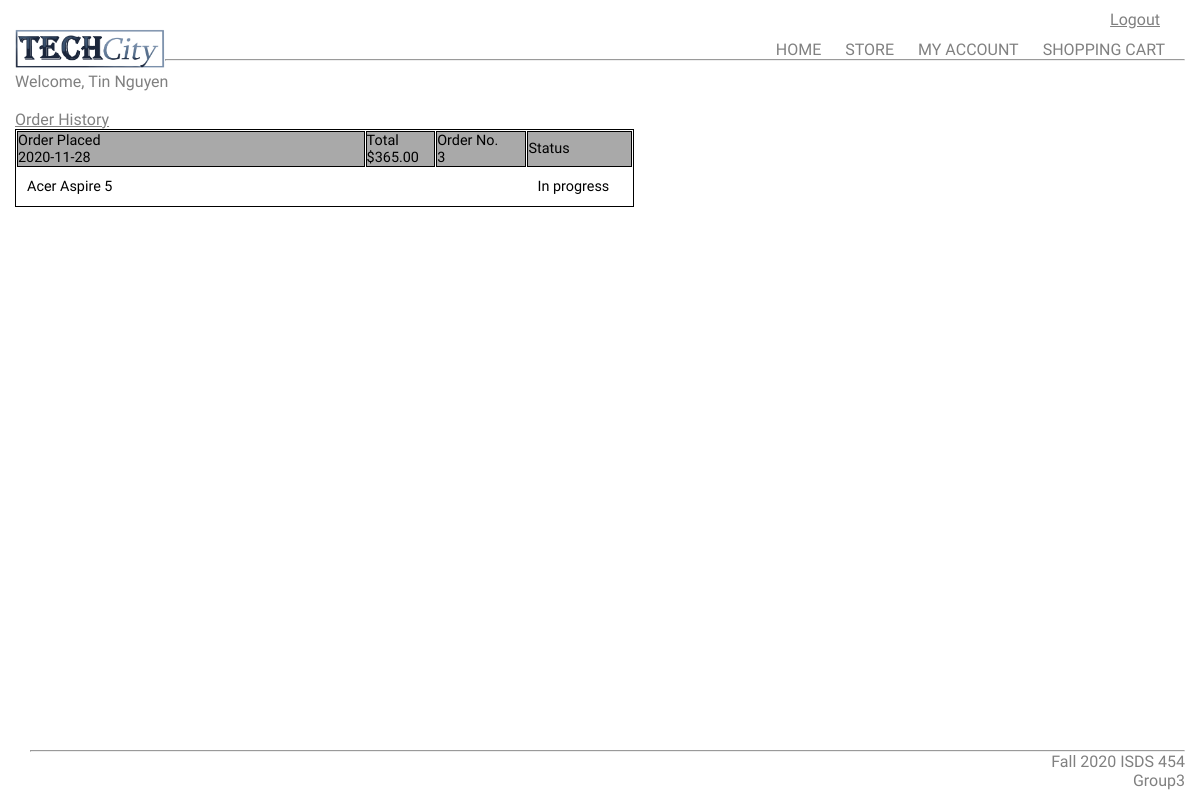
/myaccount.php (signed in), run on an earlier commit of the app's database.
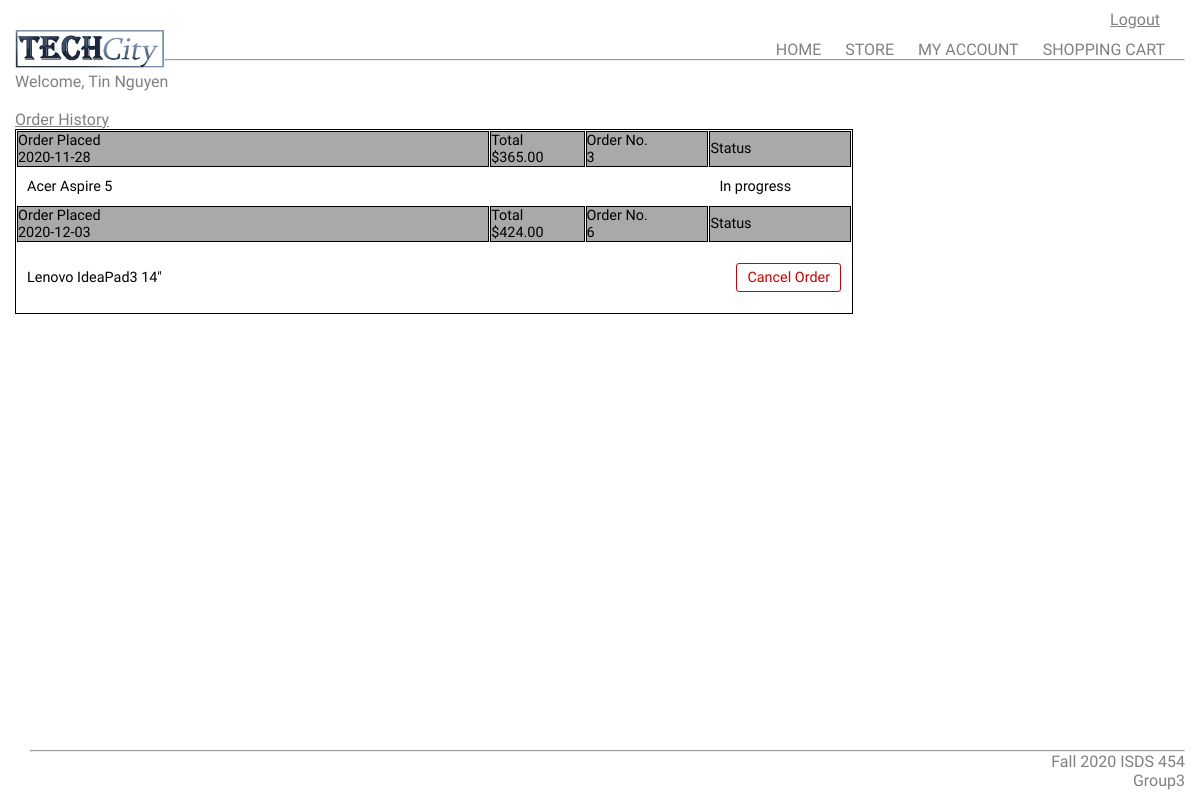
And on a later commit of the database.
### tables this page shows
CREATE TABLE `orders` (
  `OrderID` int(11) NOT NULL,
  `CustomerID` int(11) NOT NULL,
  `ProductID` int(11) NOT NULL,
  `Cost` decimal(10,2) NOT NULL,
  `OrderDate` date NOT NULL,
  `OrderStatus` varchar(40) NOT NULL
);

CREATE TABLE `inventory` (
  `ProductID` int(11) NOT NULL,
  `ProductName` varchar(50) NOT NULL,
  `ProductType` varchar(20) NOT NULL,
  `ProductDescription` varchar(300) NOT NULL,
  `Storage` varchar(50) NOT NULL,
  `CPU` varchar(50) NOT NULL,
  `DisplaySpec` varchar(50) NOT NULL,
  `RamSpec` varchar(50) NOT NULL,
  `OSSpec` varchar(50) NOT NULL,
  `Quantity` int(11) NOT NULL,
  `Cost` decimal(10,2) NOT NULL,
  `ProductImage` varchar(100) NOT NULL,
  `Quantity_Sold` int(11) NOT NULL
);

### myaccount.php (the view, shortened to what this page needs)
<?php include('include/header.php');?>
<?php
include "include/db_conn.php";
$id = $_SESSION['id'];
?>
    <a>Welcome, <?php echo $_SESSION['fname']; ?> <?php echo $_SESSION['lname']; ?></a>
    <br>
    <br>
    <a><u>Order History</u></a>
<?php
$sql = "SELECT * FROM orders WHERE CustomerID = $id";
$result = mysqli_query($conn, $sql);
$resultCheck = mysqli_num_rows($result);
if($resultCheck >0)
{ ?>
    <table class="tbl-cart" cellpadding="10" cellspacing="1">
    <tbody>
            <?php
        while($row = mysqli_fetch_assoc($result)){
            $productID = $row["ProductID"];
            $findinfo = mysqli_query($conn, "SELECT * FROM Inventory WHERE ProductID = $productID");
                $resultrow = mysqli_fetch_assoc($findinfo);
                $productname = $resultrow['ProductName'];
            ?>
            <tr>
            <th style="text-align:left;" width="50%">Order Placed <br>
                <?=$row["OrderDate"];?></th>
            <th style="text-align:left;" width="10%">Total <br>
                $<?=$row["Cost"];?></th>
            <th style="text-align:left;" width="13%">Order No. <br>
                <?=$row["OrderID"];?></th>
            <th style="text-align:left;" width="15%">Status</th>
            </tr>
            <tr>
            <td colspan="3" style="text-align:left; padding: 10px;"><?=$productname;?></td>
            <td  style="text-align:left; padding: 10px;">
               <?php
                if($row["OrderStatus"] == "In Progress"){
                    ?><a href="cancelorder.php?action=<?=$row["OrderID"];?>" id="btnEmpty" >Cancel Order</a> <?php
                }
                else if($row["OrderStatus"] == "Delivered"){
                    echo "Delivered";
                    ?><br><a href="writereview.php?action=review" method = "post" class="btn" value="review">Write Review</a> <?php
                } else{
                    echo $row["OrderStatus"];
                }
            ?>
            </td>
            </tr>
            <?php
        } ?>
           </tbody>
    </table>
       <?php
    }
?>
<?php
        include('include/footer.php');
?>

### include/header.php (shortened to what this page needs)
<!DOCTYPE html>
<html lang="en" xmlns="http://www.w3.org/1999/xhtml">
<head>
    <link rel=" stylesheet" type="text/css" href="include/style.css" />
    <link href="include/style.css" type="text/css" rel="stylesheet" />
    <link rel="stylesheet" href="include/reviewstyle.css">
    <link rel="stylesheet" href="/your-path-to-fontawesome/css/fontawesome.css">
    <link rel="stylesheet" href="include/orderstyle.css">
</head>
<?php
    if (isset($_SESSION['id']) && isset($_SESSION['username'])){
        ?>
            <div class ="header">
                <a href="logout.php"><u>Logout</u></a>
            </div>
        <?php }
?>
<body>
    <div class = "container">
        <div class= "Navbar">
            <div class="logo">
                <img src="images\logo.png" width="150px">
                </div>
        <nav>
            <ul id="MenuItems">
                <li><a href = "index.php">HOME</a></li>
                <li><a href = "store.php">STORE</a></li>
                    <?php
                    if(isset($_SESSION['username'])){ ?>
                    <li><a href = "myaccount.php">MY ACCOUNT</a></li>
                    <?php } ?>
                <li><a href = "shoppingcart.php">SHOPPING CART</a></li>
            </ul>
            <hr>
        </nav>
    </div>

### include/footer.php (shortened to what this page needs)
        <div class = "footer">
            <div class="container">
                <hr>
                <a style ="margin-left:20px"> Fall 2020 ISDS 454 <br> Group3</a>
                </div>
            </div>
        </div>
</body>
</html>

### include/style.css (style rules this page uses)
* { margin:0; padding: 0; box-sizing:border-box; }
body { font-family: 'Cairo', sans-serif; min-height: 200px; margin-bottom: 200px; clear: both; }
a { text-decoration:none; text-align:left; color: #808080; }
.container { max-width:2000px; margin:auto; padding-left:15px; padding-right:15px; }
.header { flex: 1; text-align: right; padding-top:10px; padding-right:40px; }
.Navbar { display: flex; align-items:center; }
nav { flex: 1; text-align: right; }
nav ul { display:inline-block; list-style-type:none; }
nav ul li { display:inline-block; list-style-type:none; margin-right:20px; }
.footer { text-align:right; position:fixed; bottom: 0; margin-bottom:10px; width: 100%; padding-right: 15px; background-color: white; }
#btnEmpty { background-color: #ffffff; border: #d00000 1px solid; padding: 5px 10px; color: #d00000; float: right; text-decoration: none; border-radius: 3px; margin: 10px 0px; }
.tbl-cart { font-size: 0.9em; }
.tbl-cart th { font-weight: normal; }

### include/reviewstyle.css (style rules this page uses)
:root { --primary-color: #f7bf17; --linear: #ef5358; --white: #fff; --r-color: #db3031; --light-b: #606de0; }

### include/orderstyle.css (style rules this page uses)
.tbl-cart { font-size: 0.9em; max-width: 900px; border: 1px solid black; }
.tbl-cart th { background-color:darkgray; border: 1px solid black; }

What changed in the data, as far as the page shows it:
now on this page (row edited): orders: OrderDate "2020-12-03", Cost "424.00", OrderID "6", ProductID.ProductName "Lenovo IdeaPad3 14\""
